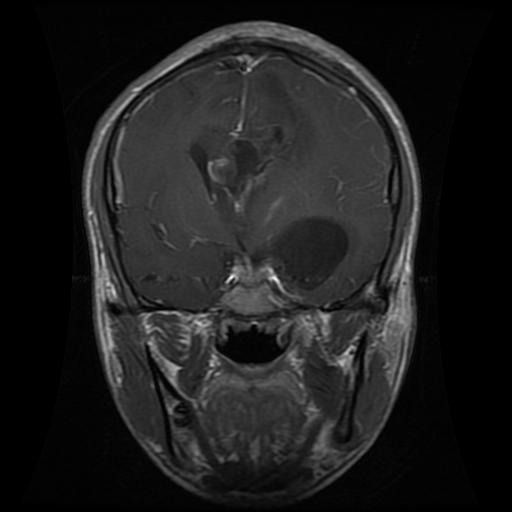
#> input picture Tumeur_Cérébrale_dataset/Gliome/Tr-glTr_0005.jpg, 512 x 512 px, found by its file name; its folder holds only this picture in this run
$ python KNN.py
#> lines starting #> are read from the running program, lines starting #| are printed output that depends on the picture
import joblib
import pandas as pd
import os
from skimage.transform import resize
from skimage.io import imread
import numpy as np
from sklearn.neighbors import KNeighborsClassifier
from sklearn.model_selection import GridSearchCV
from sklearn.model_selection import train_test_split
from sklearn.metrics import accuracy_score
from sklearn.metrics import classification_report


Categories=['Gliome','Méningiome','No_tumeur','Pituitaire']
flat_data=[]
target_arr=[]
datadir='Tumeur_Cérébrale_dadaset/'


for i in Categories:

    print(f'chargement... catégorie :{i}')
    path=os.path.join(datadir,i)

    for img in os.listdir(path):
        img_array=imread(os.path.join(path,img))
#> img_array is the input picture: shape (512, 512, 3); min 0, max 255, mean 30.1
        img_resized=resize(img_array,(150,150,3))
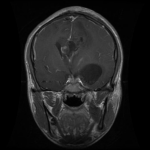
#> img_resized: shape (150, 150, 3) float64; min 0, max 0.796, mean 0.118
#> (the run stopped early here; a loop or call above may not have finished)
